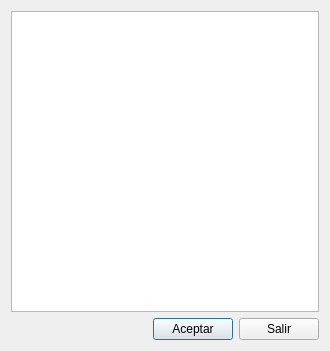
<?xml version="1.0" encoding="UTF-8"?>
<ui version="4.0">
 <class>Dialog</class>
 <widget class="QDialog" name="Dialog">
  <property name="windowModality">
   <enum>Qt::ApplicationModal</enum>
  </property>
  <property name="geometry">
   <rect>
    <x>0</x>
    <y>0</y>
    <width>330</width>
    <height>351</height>
   </rect>
  </property>
  <property name="windowTitle">
   <string>Elegir Elemento</string>
  </property>
  <property name="modal">
   <bool>true</bool>
  </property>
  <layout class="QVBoxLayout" name="verticalLayout_2">
   <item>
    <layout class="QVBoxLayout" name="verticalLayout">
     <item>
      <widget class="QTableWidget" name="tblListado">
       <property name="font">
        <font>
         <pointsize>8</pointsize>
        </font>
       </property>
       <property name="frameShape">
        <enum>QFrame::StyledPanel</enum>
       </property>
       <property name="frameShadow">
        <enum>QFrame::Plain</enum>
       </property>
       <property name="horizontalScrollBarPolicy">
        <enum>Qt::ScrollBarAlwaysOff</enum>
       </property>
       <property name="sizeAdjustPolicy">
        <enum>QAbstractScrollArea::AdjustToContents</enum>
       </property>
       <property name="editTriggers">
        <set>QAbstractItemView::NoEditTriggers</set>
       </property>
       <property name="selectionMode">
        <enum>QAbstractItemView::SingleSelection</enum>
       </property>
       <property name="selectionBehavior">
        <enum>QAbstractItemView::SelectRows</enum>
       </property>
       <property name="sortingEnabled">
        <bool>true</bool>
       </property>
       <attribute name="verticalHeaderVisible">
        <bool>false</bool>
       </attribute>
       <attribute name="verticalHeaderHighlightSections">
        <bool>true</bool>
       </attribute>
      </widget>
     </item>
     <item>
      <layout class="QHBoxLayout" name="horizontalLayout">
       <item>
        <spacer name="horizontalSpacer">
         <property name="orientation">
          <enum>Qt::Horizontal</enum>
         </property>
         <property name="sizeHint" stdset="0">
          <size>
           <width>40</width>
           <height>20</height>
          </size>
         </property>
        </spacer>
       </item>
       <item>
        <widget class="QPushButton" name="cmdAceptar">
         <property name="text">
          <string>Aceptar</string>
         </property>
         <property name="shortcut">
          <string>Return</string>
         </property>
        </widget>
       </item>
       <item>
        <widget class="QPushButton" name="cmdSalir">
         <property name="text">
          <string>Salir</string>
         </property>
         <property name="shortcut">
          <string>Esc</string>
         </property>
        </widget>
       </item>
      </layout>
     </item>
    </layout>
   </item>
  </layout>
 </widget>
 <resources/>
 <connections/>
</ui>
